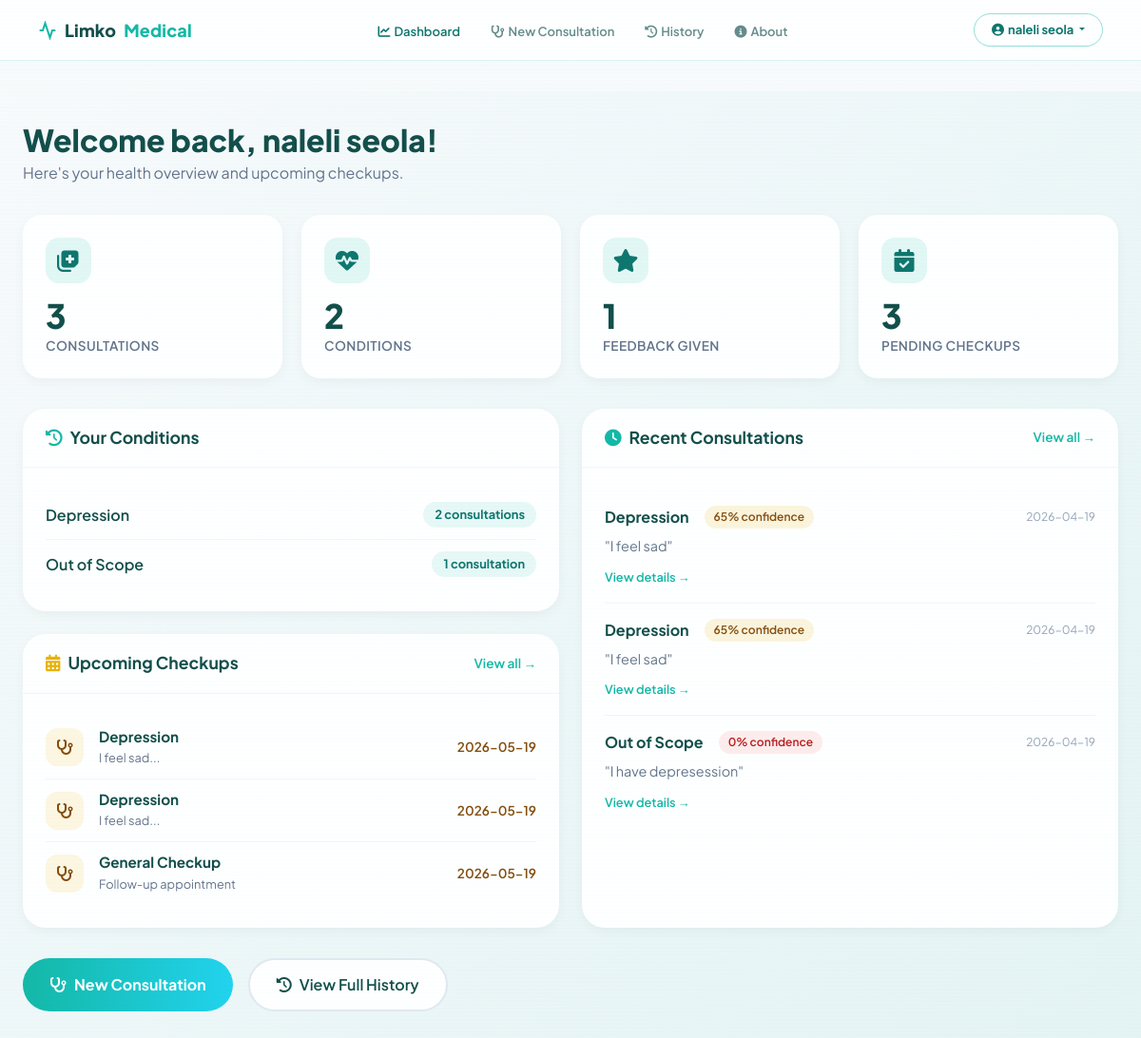
The app's page /dashboard (signed in, upper part), older data.
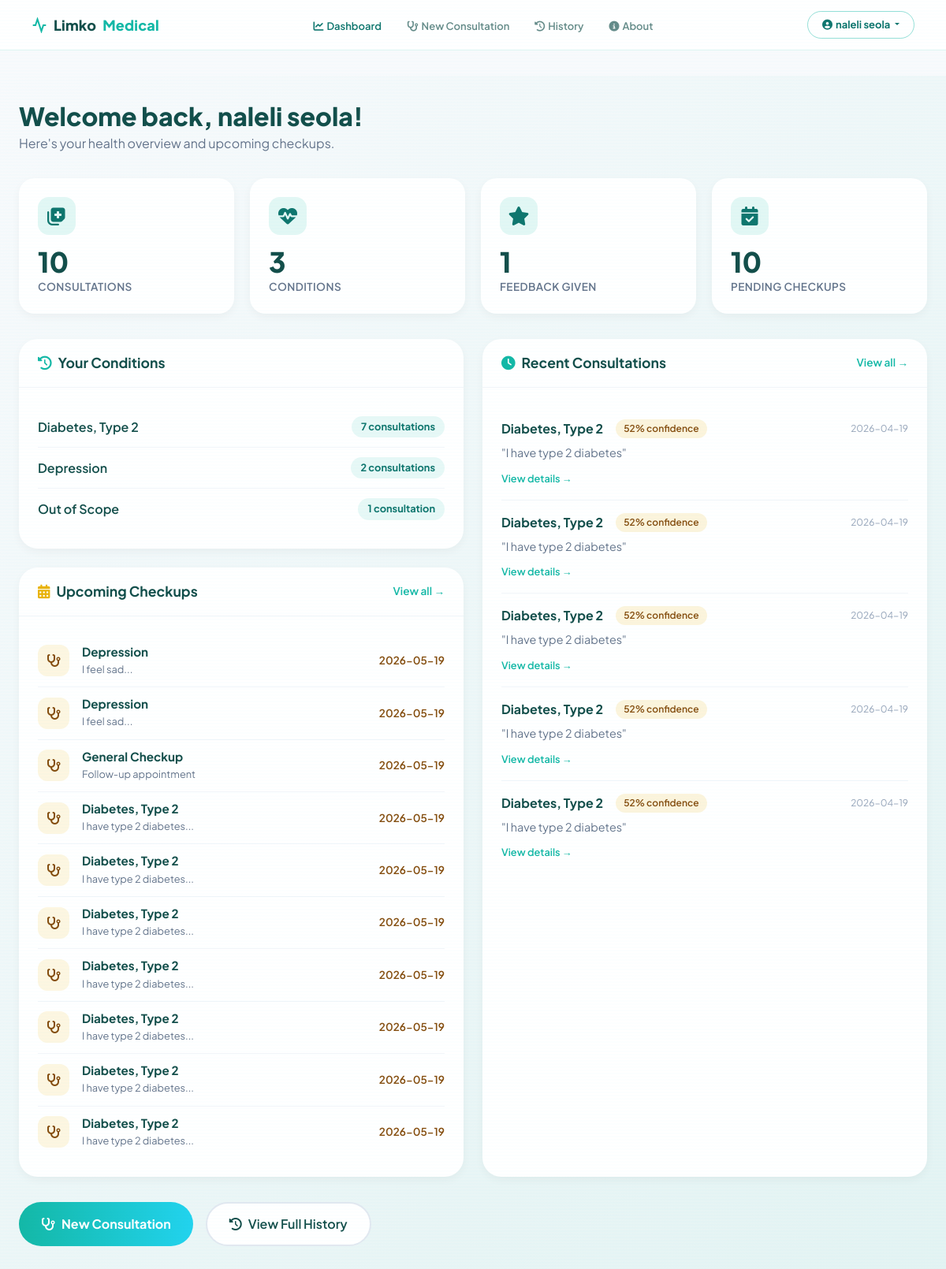
The same page, newer data.
### tables this page shows
CREATE TABLE checkups (
                    checkup_id INTEGER PRIMARY KEY AUTOINCREMENT,
                    user_id TEXT NOT NULL,
                    consultation_id INTEGER,
                    scheduled_date DATE,
                    status TEXT DEFAULT 'pending',
                    notes TEXT,
                    created_at TIMESTAMP DEFAULT CURRENT_TIMESTAMP,
                    FOREIGN KEY (user_id) REFERENCES users(user_id),
                    FOREIGN KEY (consultation_id) REFERENCES consultations(consultation_id)
                );

CREATE TABLE consultations (
                    consultation_id INTEGER PRIMARY KEY AUTOINCREMENT,
                    user_id TEXT NOT NULL,
                    symptoms TEXT NOT NULL,
                    predicted_condition TEXT NOT NULL,
                    confidence REAL NOT NULL,
                    recommendations TEXT,
                    created_at TIMESTAMP DEFAULT CURRENT_TIMESTAMP,
                    FOREIGN KEY (user_id) REFERENCES users(user_id)
                );

### web/routes.py (the view)
@main_bp.route('/dashboard')
@login_required
def dashboard():
    history_service = get_history_service()
    auth_service = get_auth_service()
    user_id = session['user_id']
    user = auth_service.get_user_profile(user_id)
    consultations = history_service.get_user_history(user_id, limit=10)
    checkups = history_service.get_upcoming_checkups(user_id)
    previous_conditions = history_service.get_previous_conditions(user_id)
    stats = history_service.get_user_stats(user_id)
    return render_template('dashboard.html',
                         user=user,
                         consultations=consultations,
                         checkups=checkups,
                         previous_conditions=previous_conditions,
                         stats=stats)

### web/routes.py (called while the page is built)
def login_required(f):
    @wraps(f)
    def decorated_function(*args, **kwargs):
        if 'user_id' not in session:
            flash('Please sign in to access this page.', 'error')
            return redirect(url_for('main.login'))
        return f(*args, **kwargs)
    return decorated_function

def get_history_service():
    if not hasattr(current_app, '_history'):
        current_app._history = HistoryService()
    return current_app._history

def get_auth_service():
    if not hasattr(current_app, '_auth'):
        current_app._auth = AuthService()
    return current_app._auth

### web/services/history_service.py (called while the page is built)
    def get_previous_conditions(self, user_id):
        with sqlite3.connect(self.db_path) as conn:
            cursor = conn.cursor()
            cursor.execute('''
                SELECT DISTINCT predicted_condition, COUNT(*) as count, MAX(created_at)
                FROM consultations
                WHERE user_id = ?
                GROUP BY predicted_condition
                ORDER BY MAX(created_at) DESC
            ''', (user_id,))
            return [{'condition': row[0], 'count': row[1]} for row in cursor.fetchall()]

### web/templates/dashboard.html (shortened to what the changed rows need)
{% extends "base.html" %}
{% block content %}
<div class="dashboard-page">
    <div class="dashboard-container">
        <div class="welcome-header">
            <h1>Welcome back, {{ user.full_name or user.email.split('@')[0] }}!</h1>
        </div>
        <div class="stats-grid">
            <div class="stat-card">
                <div class="stat-icon"><i class="fas fa-notes-medical"></i></div>
                <div class="stat-value">{{ stats.total_consultations }}</div>
                <div class="stat-label">Consultations</div>
            </div>
            <div class="stat-card">
                <div class="stat-icon"><i class="fas fa-heartbeat"></i></div>
                <div class="stat-value">{{ stats.conditions_treated }}</div>
                <div class="stat-label">Conditions</div>
            </div>
            <div class="stat-card">
                <div class="stat-icon"><i class="fas fa-calendar-check"></i></div>
                <div class="stat-value">{{ stats.pending_checkups }}</div>
                <div class="stat-label">Pending Checkups</div>
            </div>
        </div>
        <div class="dashboard-grid">
            <div>
                <div class="dashboard-card" style="margin-bottom: 1.5rem;">
                    <div class="card-body">
                        {% if previous_conditions %}
                            {% for cond in previous_conditions %}
                            <div class="condition-item">
                                <span class="condition-name">{{ cond.condition }}</span>
                                <span class="condition-count">{{ cond.count }} consultation{{ 's' if cond.count > 1 }}</span>
                            </div>
                            {% endfor %}
                        {% else %}
                            <div class="empty-state">
                                <i class="fas fa-clipboard-list"></i>
                                <p>No conditions recorded yet.<br>Start a consultation to get started.</p>
                            </div>
                        {% endif %}
                    </div>
                </div>
                <div class="dashboard-card">
                    <div class="card-body">
                        {% if checkups %}
                            {% for checkup in checkups %}
                            <div class="checkup-item">
                                <div class="checkup-icon">
                                    <i class="fas fa-stethoscope"></i>
                                </div>
                                <div class="checkup-info">
                                    <h4>{{ checkup.condition or 'General Checkup' }}</h4>
                                    <p>{{ checkup.symptoms[:50] + '...' if checkup.symptoms else 'Follow-up appointment' }}</p>
                                </div>
                                <div class="checkup-date">
                                    {{ checkup.scheduled_date }}
                                </div>
                            </div>
                            {% endfor %}
                        {% else %}
                            <div class="empty-state">
                                <i class="fas fa-calendar"></i>
                                <p>No upcoming checkups.<br>Schedule one after your next consultation!</p>
                            </div>
                        {% endif %}
                    </div>
                </div>
            </div>
            <div class="dashboard-card">
                <div class="card-body">
                    {% if consultations %}
                        {% for consult in consultations[:5] %}
                        <div class="consultation-item">
                            <div class="consultation-meta">
                                <span class="consultation-condition">{{ consult.condition }}</span>
                                {% set cl = 'High' if consult.confidence >= 0.7 else ('Moderate' if consult.confidence >= 0.5 else 'Low') %}
                                <span class="consultation-confidence confidence-{{ cl|lower }}">
                                    {{ (consult.confidence * 100)|int }}% confidence
                                </span>
                                <span class="consultation-date">{{ consult.created_at[:10] }}</span>
                            </div>
                            <div class="consultation-symptoms">
                                "{{ consult.symptoms[:100] }}{% if consult.symptoms|length > 100 %}...{% endif %}"
                            </div>
                            <a href="#" class="consultation-link">View details →</a>
                        </div>
                        {% endfor %}
                    {% else %}
                        <div class="empty-state">
                            <i class="fas fa-notes-medical"></i>
                            <p>No consultations yet.<br>Start your first consultation now!</p>
                        </div>
                    {% endif %}
                </div>
            </div>
        </div>
    </div>
</div>
{% endblock %}

Row changes from the older to the newer data that the page shows:
no longer on this page (row unchanged): consultations: condition "Depression", (consult.confidence*100)|int "65", created_at "2026-04-19", symptoms "I feel sad"
no longer on this page (row unchanged): consultations: condition "Depression", (consult.confidence*100)|int "65", created_at "2026-04-19", symptoms "I feel sad"
no longer on this page (row unchanged): consultations: condition "Out of Scope", (consult.confidence*100)|int "0", created_at "2026-04-19", symptoms "I have depresession"
added checkups: predicted_condition "Diabetes, Type 2", symptoms "I have type 2 diabetes...", scheduled_date "2026-05-19"
added checkups: predicted_condition "Diabetes, Type 2", symptoms "I have type 2 diabetes...", scheduled_date "2026-05-19"
added checkups: predicted_condition "Diabetes, Type 2", symptoms "I have type 2 diabetes...", scheduled_date "2026-05-19"
added checkups: predicted_condition "Diabetes, Type 2", symptoms "I have type 2 diabetes...", scheduled_date "2026-05-19"
added checkups: predicted_condition "Diabetes, Type 2", symptoms "I have type 2 diabetes...", scheduled_date "2026-05-19"
added checkups: predicted_condition "Diabetes, Type 2", symptoms "I have type 2 diabetes...", scheduled_date "2026-05-19"
added checkups: predicted_condition "Diabetes, Type 2", symptoms "I have type 2 diabetes...", scheduled_date "2026-05-19"
added consultations: condition "Diabetes, Type 2", (consult.confidence*100)|int "52", created_at "2026-04-19", symptoms "I have type 2 diabetes"
added consultations: condition "Diabetes, Type 2", (consult.confidence*100)|int "52", created_at "2026-04-19", symptoms "I have type 2 diabetes"
added consultations: condition "Diabetes, Type 2", (consult.confidence*100)|int "52", created_at "2026-04-19", symptoms "I have type 2 diabetes"
added consultations: condition "Diabetes, Type 2", (consult.confidence*100)|int "52", created_at "2026-04-19", symptoms "I have type 2 diabetes"
added consultations: condition "Diabetes, Type 2", (consult.confidence*100)|int "52", created_at "2026-04-19", symptoms "I have type 2 diabetes"
Text that changed along with them:
{{ stats.total_consultations }}: "3" → "10"
{{ stats.conditions_treated }}: "2" → "3"
{{ stats.pending_checkups }}: "3" → "10"
new list line: "Diabetes, Type 2 7 consultation s"
